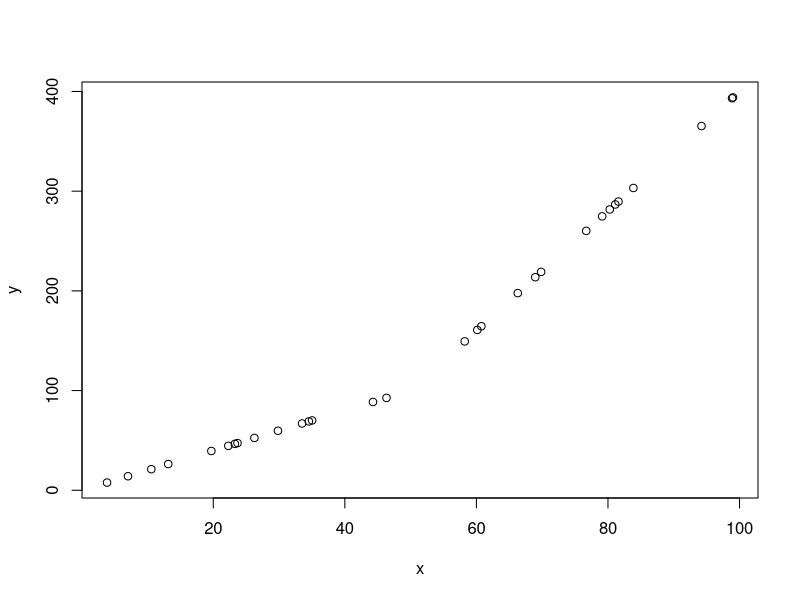
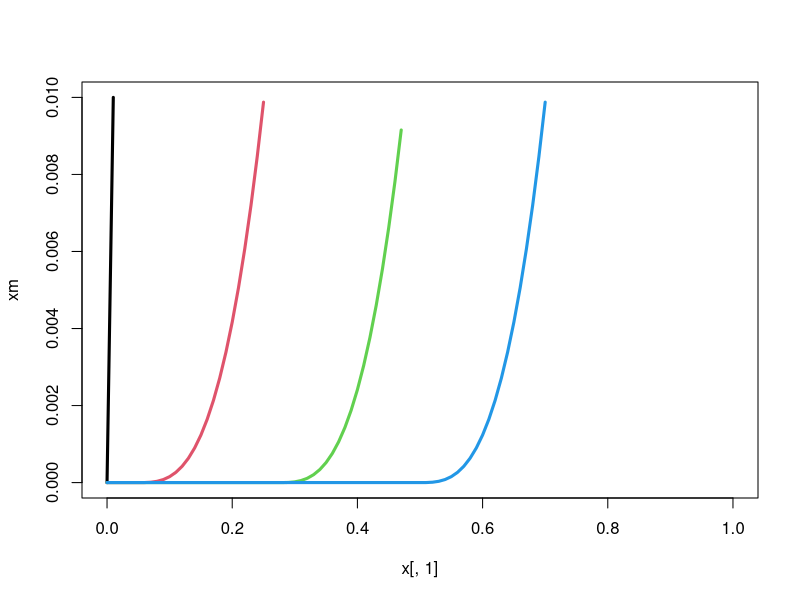

Recreate these plots in R, in order.
## ---- chunk 1
n <- 30
x <- runif(n,0,100)
y <- ifelse(x <= 50, x*2 + rnorm(n,0,0.01), x*2 + (x-50)*4 + rnorm(n,0,0.01))
plot(x,y)
x1 <- ifelse(x - 50 <=0, 0, x - 50)
lm(y ~ x + x1)
## ---- chunk 2
library('Hmisc')

# knots are the knot locations
# The follow generates the data necessary to fit the restricted (natural) spline
x <- rcspline.eval(seq(0,1,.01), knots=seq(0.05, 0.95, length=5), inclx = TRUE)
xm <- x
xm[xm > 0.0106] <- NA

matplot(x[,1], xm, type='l', lty=1, lwd=3)
